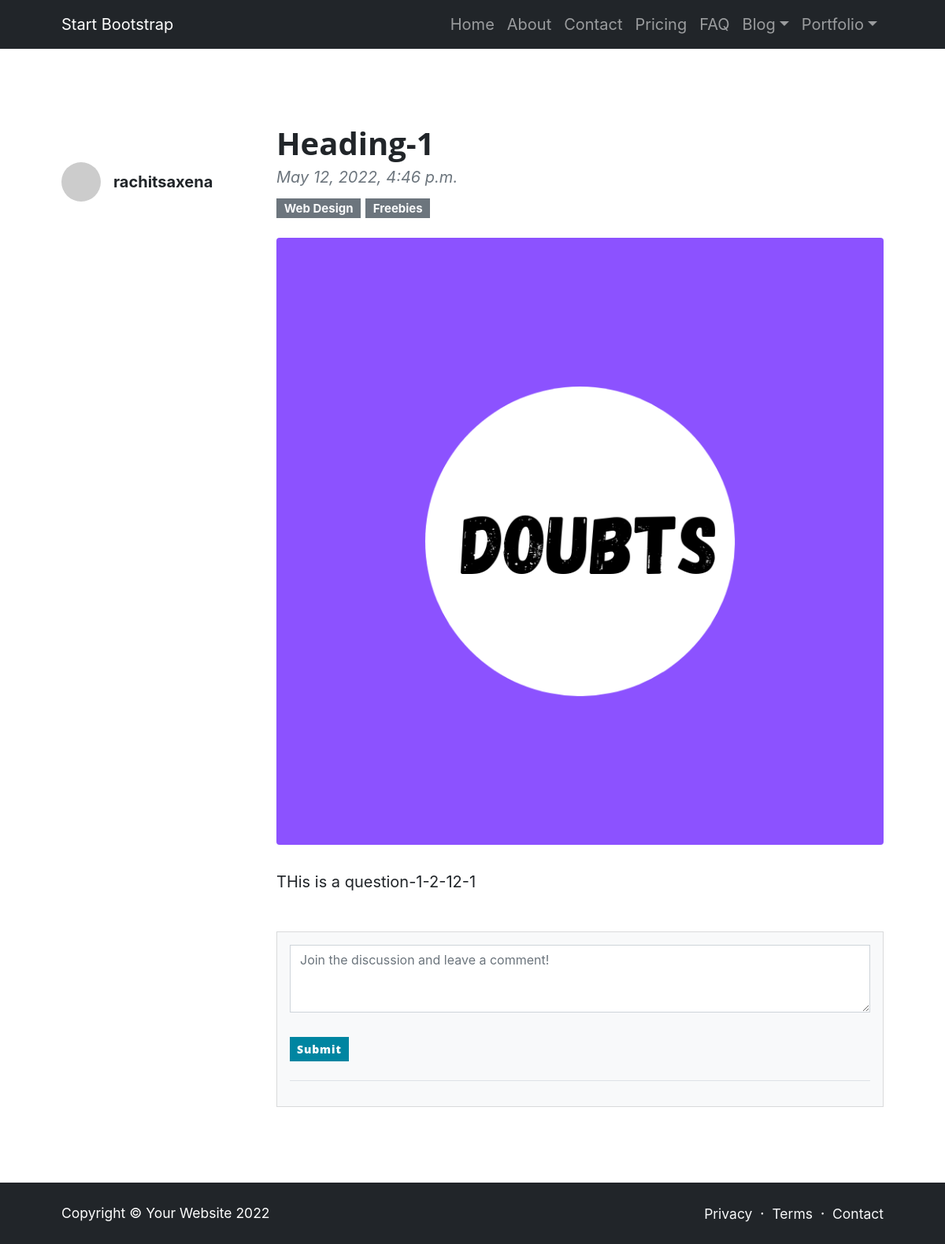
The page /doubt/doubt/3/ (signed in) on the database its author committed.
### doubt/models.py (models this page shows, shortened)
class Doubt(models.Model):
    heading = models.CharField(max_length=200,blank=True,null=True)
    ques = models.TextField()
    meta = models.CharField(max_length=100, blank=True , null=True)
    user = models.ForeignKey(User , on_delete=models.CASCADE)
    image = models.ImageField(null=True , blank=True)
    date = models.DateTimeField(auto_now_add=True , null=True , blank=True)
    comments = models.ManyToManyField('Comment' , blank=True , related_name="comments")
    category = models.ForeignKey(Category , on_delete=models.CASCADE, null=True , blank=True )

### doubt/views.py (the view)
# urls.py: path('doubt/<str:pk>/' , views.doubt , name='doubt'),
@login_required(login_url="loginPage")
def doubt(request , pk):
    doubt = Doubt.objects.get(id=pk)
    params = {
        'doubt':doubt
    }
    return render(request , 'doubt/doubt.html' , params)

### templates/doubt/doubt.html (shortened to what this page needs)
<!DOCTYPE html>
<html lang="en">
    <head>
        <link href="https://cdn.jsdelivr.net/npm/bootstrap-icons@1.5.0/font/bootstrap-icons.css" rel="stylesheet" />
    </head>
    <body class="d-flex flex-column">
        <main class="flex-shrink-0">
            <nav class="navbar navbar-expand-lg navbar-dark bg-dark">
                <div class="container px-5">
                    <a class="navbar-brand" href="index.html">Start Bootstrap</a>
                    <div class="collapse navbar-collapse" id="navbarSupportedContent">
                        <ul class="navbar-nav ms-auto mb-2 mb-lg-0">
                            <li class="nav-item"><a class="nav-link" href="index.html">Home</a></li>
                            <li class="nav-item"><a class="nav-link" href="about.html">About</a></li>
                            <li class="nav-item"><a class="nav-link" href="contact.html">Contact</a></li>
                            <li class="nav-item"><a class="nav-link" href="pricing.html">Pricing</a></li>
                            <li class="nav-item"><a class="nav-link" href="faq.html">FAQ</a></li>
                            <li class="nav-item dropdown">
                                <a class="nav-link dropdown-toggle" id="navbarDropdownBlog" href="#" role="button" data-bs-toggle="dropdown" aria-expanded="false">Blog</a>
                            </li>
                            <li class="nav-item dropdown">
                                <a class="nav-link dropdown-toggle" id="navbarDropdownPortfolio" href="#" role="button" data-bs-toggle="dropdown" aria-expanded="false">Portfolio</a>
                            </li>
                        </ul>
                    </div>
                </div>
            </nav>
            <section class="py-5">
                <div class="container px-5 my-5">
                    <div class="row gx-5">
                        <div class="col-lg-3">
                            <div class="d-flex align-items-center mt-lg-5 mb-4">
                                <img class="img-fluid rounded-circle" src="https://dummyimage.com/50x50/ced4da/6c757d.jpg" alt="..." />
                                <div class="ms-3">
                                    <div class="fw-bold">{{user.username}}</div>
                                </div>
                            </div>
                        </div>
                        <div class="col-lg-9">
                            <article>
                                <header class="mb-4">
                                    <h1 class="fw-bolder mb-1">{{doubt.heading}}</h1>
                                    <div class="text-muted fst-italic mb-2">{{doubt.date}}</div>
                                    <a class="badge bg-secondary text-decoration-none link-light" href="#!">Web Design</a>
                                    <a class="badge bg-secondary text-decoration-none link-light" href="#!">Freebies</a>
                                </header>
                                <figure class="mb-4"><img class="img-fluid rounded" src="{{doubt.image.url}}" alt="..." /></figure>
                                <section class="mb-5">
                                    <p class="fs-5 mb-4">{{doubt.ques}}</p>
                                </section>
                            </article>
                            <section>
                                <div class="card bg-light">
                                    <div class="card-body">
                                        <form class="mb-4" method="post" action="{% url 'newComment' doubt.id%}"> {% csrf_token %}
                                          <textarea class="form-control" name="body" rows="3" placeholder="Join the discussion and leave a comment!"></textarea>
                                          <br>
                                          <button class="btn btn-primary btn-sm " type="submit">Submit</button>
                                        </form>
                                        <hr>
                                    </div>
                                </div>
                            </section>
                        </div>
                    </div>
                </div>
            </section>
        </main>
        <footer class="bg-dark py-4 mt-auto">
            <div class="container px-5">
                <div class="row align-items-center justify-content-between flex-column flex-sm-row">
                    <div class="col-auto"><div class="small m-0 text-white">Copyright &copy; Your Website 2022</div></div>
                    <div class="col-auto">
                        <a class="link-light small" href="#!">Privacy</a>
                        <span class="text-white mx-1">&middot;</span>
                        <a class="link-light small" href="#!">Terms</a>
                        <span class="text-white mx-1">&middot;</span>
                        <a class="link-light small" href="#!">Contact</a>
                    </div>
                </div>
            </div>
        </footer>
    </body>
</html>

### rows shown on the page
Doubt: heading "Heading-1", date "May 12, 2022, 4:46 p.m.", image (picture), ques "THis is a question-1-2-12-1"

### other values the page prints
{{ user.username }} "rachitsaxena"
